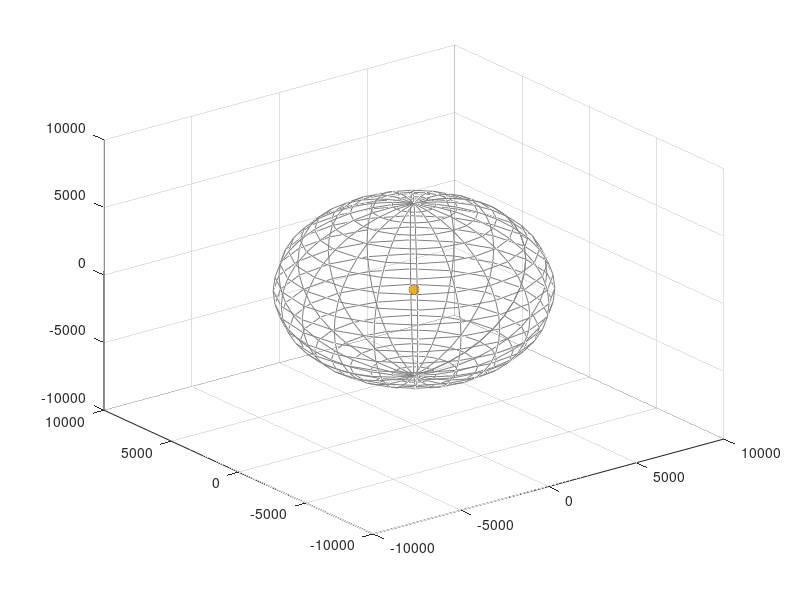

MATLAB code for this plot: (Note: this script raises an error after producing the figure.)
clear
R = 6371.2;
%plt = 1 plot the earth,emitter,sensors and the generated sequence
plt = 1;
if plt == 1
    figure('color','k')
    %Add legend
    %emitter
    point1 = scatter3(0,0,0,50,'filled','r');
    hold on
    %sensors
    point2 = scatter3(0,0,0,'filled','c');
    %initial point
    point3 = scatter3(0,0,0,50,'filled','b');
    %recover location
    point4 = scatter3(0,0,0,50,'k*');
    %generated sequence
    point5 = scatter3(0,0,0,5,'m');
    %plot earth
    npanels = 72;
    alpha   = 1;
    image_file = 'earth.jpg';
    [x0, y0, z0] = ellipsoid(0, 0, 0, R, R, R);
    globe = surf(x0, y0, -z0, 'FaceColor', 'none', 'EdgeColor', 0.5*[1 1 1]);
    cdata = imread(image_file);
    set(gca, 'NextPlot','add', 'Visible','off');
    set(globe, 'FaceColor', 'texturemap', 'CData', cdata, 'FaceAlpha', alpha, 'EdgeColor', 'none');
    axis off;
    axis equal;
    axis auto;
end
M = 5;
N = M*(M-1)/2;
Omega = 0.5*(ones(N,N) + eye(N));
inv_Omega = Omega^-1;
delta = 0;
Rm = 6650;
Ym = 100;
Rb = Rm - Ym;
fc = 10;
f = 15;
F = f/fc;
%perturbation on ionosphere
P_Rm = Rm;
P_Ym = Ym;
P_Rb = P_Rm - P_Ym;
P_fc = fc;
P_f = f;
P_F = P_f/P_fc;
[max_dis,min_dis,upper] = beta_bound(M,F,R,Rb,Rm,Ym);
[G] = generate_G(N,M);
%[emitter,XYZ,beta0] = generator(M,F,R,Rb,Rm,Ym,max_dis,min_dis);
beta0 = [0.114957231412252,0.449398124172348,0.277420425918117,0.0168095219080640,0.103488345084960];
XYZ = zeros(M,3);
%Hong Kong
[x0 y0 z0] = LGLTtoXYZ(114.16,22.28,R);
emitter = [x0 y0 z0]';
%Bei Jing
[x0 y0 z0] = LGLTtoXYZ(116.41,39.90,R);
XYZ(1,:) = [x0 y0 z0];
%Wu Han
[x0 y0 z0] = LGLTtoXYZ(114.31,30.59,R);
XYZ(2,:) = [x0 y0 z0];
%Shang Hai
[x0 y0 z0] = LGLTtoXYZ(121.47,31.23,R);
XYZ(3,:) = [x0 y0 z0];
%Tokyo
[x0 y0 z0] = LGLTtoXYZ(139.69,35.69,R);
XYZ(4,:) = [x0 y0 z0];
%Seoul
[x0 y0 z0] = LGLTtoXYZ(126.58,37.33,R);
XYZ(5,:) = [x0 y0 z0];
Omega = 0.5*(ones(N,N) + eye(N));
inv_Omega = Omega^-1;
tau = generate_tau(M,F,R,Rb,Rm,Ym,emitter,XYZ);
%Step 3
[x beta obj] = GPGD(M,N,P_F,R,P_Rb,P_Rm,P_Ym,G,tau,inv_Omega,upper,max_dis,min_dis,XYZ,plt);
dis = norm(x - emitter');
%Output results
if plt == 1
    scatter3(emitter(1),emitter(2),emitter(3),50,'filled','r')
    scatter3(x(1),x(2),x(3),50,'k*')
    %text(emitter(1),emitter(2),emitter(3),'e')
end
for i = 1:M
    if plt == 1
        scatter3(XYZ(i,1),XYZ(i,2),XYZ(i,3),'filled','c')
        temp = strcat('s ',num2str(i));
        text(XYZ(i,1),XYZ(i,2),XYZ(i,3),temp);
    end
    fprintf("Sensor %d:(%2.2f,%2.2f,%2.2f)\n",i,XYZ(i,1),XYZ(i,2),XYZ(i,3))
end
fprintf("Non-Perturbated:r0:%2.2f km,Rm:%2.2f km,Ym:%2.2f km,fc:%2.2f MHz,f:%2.2f MHz\n",R,Rm,Ym,fc,f)
fprintf("Perturbated: r0:%2.2f km,Rm:%2.2f km,Ym:%2.2f km,fc:%2.2f MHz,f:%2.2f MHz\n",R,P_Rm,P_Ym,P_fc,P_f)
fprintf("True Location:(%2.2f,%2.2f,%2.2f)\n",emitter(1),emitter(2),emitter(3))
fprintf("Location:(%2.2f,%2.2f,%2.2f)\n",x(1),x(2),x(3))
fprintf("True Flying angle:(")
for i = 1:M-1
    fprintf("%2.2f,",beta0(i))
end
fprintf("%2.2f)\n",beta0(M))
fprintf("Flying angle:(")
for i = 1:M-1
    fprintf("%2.2f,",beta(i))
end
fprintf("%2.2f)\n",beta(M))
[lg lt] = XYZtoLGLT(x(1),x(2),x(3),R);
fprintf("The distance to the emitter is: %2.2f km\n",dis)
fprintf("%s\n",'Localization successful!')
%Lengend
if plt == 1
	h = legend([point1,point2,point3,point4,point5],'Emitter', 'Sensors', 'Initial Point','Estimated Location','Generated Points','AutoUpdate','off');
    set(h,'box','off')
end
%plot ray path
if plt == 1
    for i = 1:M
        raypath(emitter,XYZ(i,:),Rm,Rb,Ym,R);
    end
end